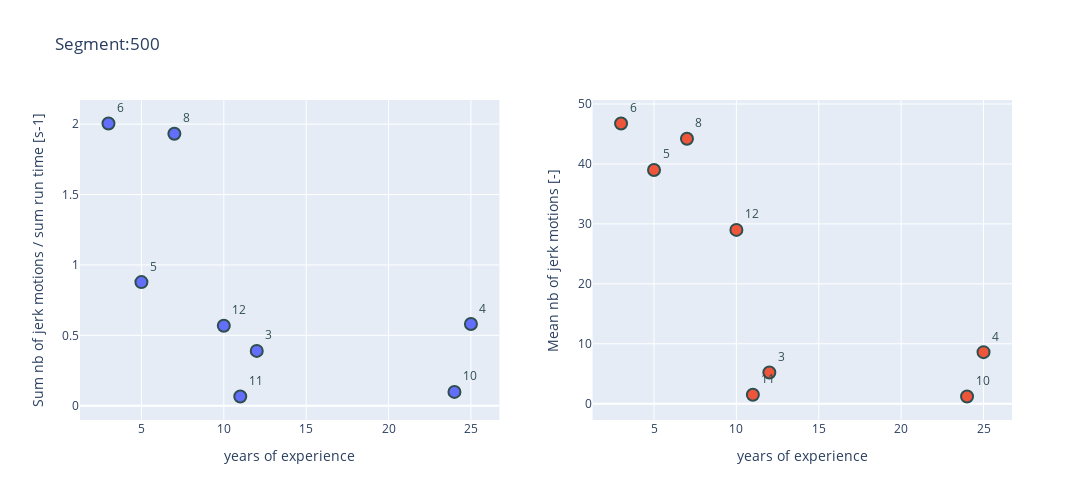
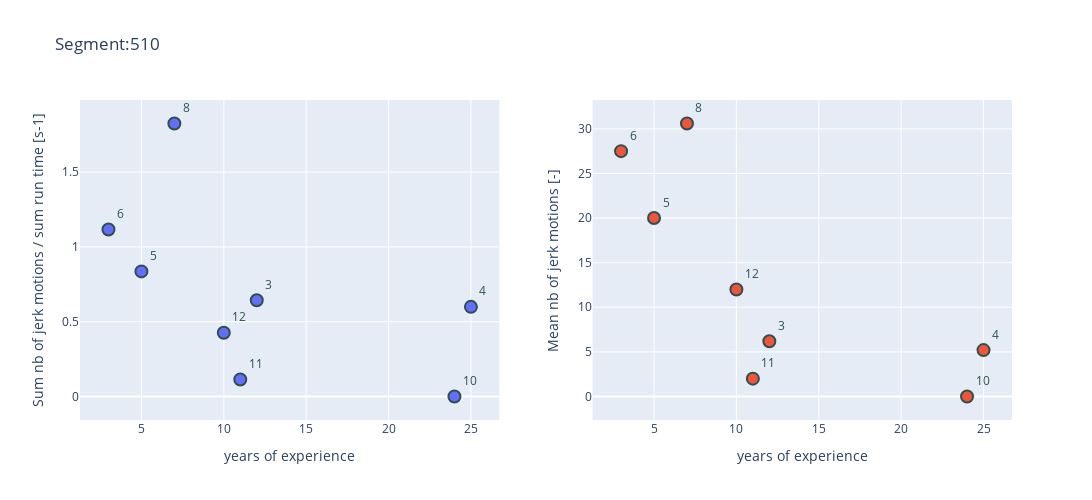
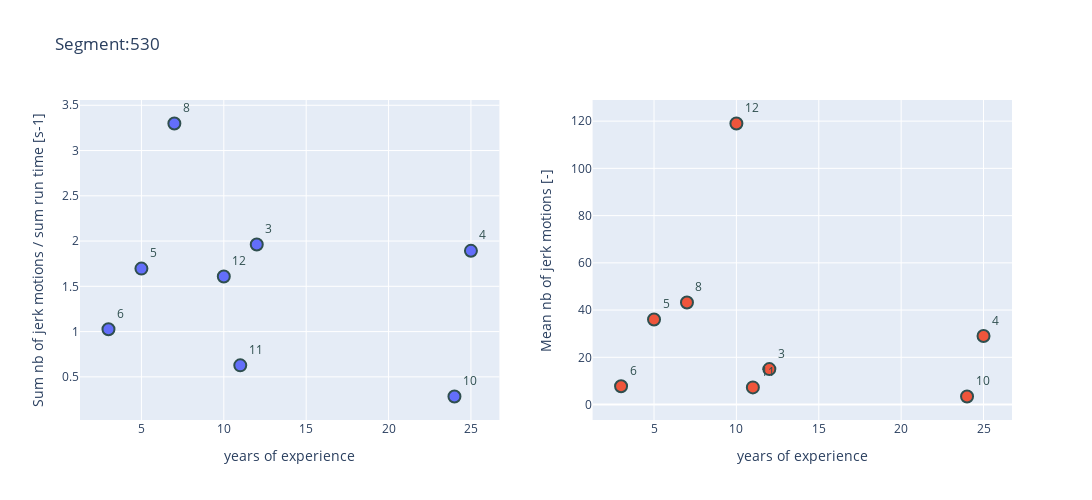
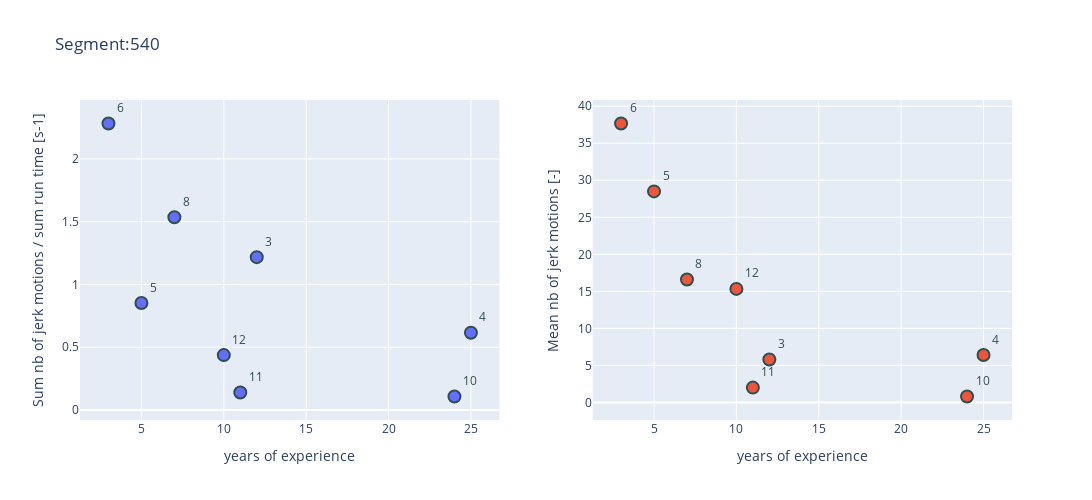

Notebook cell for these charts, in order:
### Markdown cell above
### plots jerk VS experience

### Code cell
subject_order = ['6','5','8','11','12','3','4','10']
experience_years = ['3','5','7','11','10','12','25','24']
experience_years = [3,5,7,11,10,12,25,24]



for segment in segment_list_optitrack:
    y1 = []
    y2 = []
    for subject in subject_order:
        y1.append((mean_nb_peaks_jerk[subject][segment])/(mean_duration_run[subject][segment]))
        y2.append(mean_nb_peaks_jerk[subject][segment])
          
        x= experience_years


    fig  = go.Figure()
    fig = make_subplots(rows=1, cols=2) 

    fig.add_trace(go.Scatter(y=y1, x=x, 
            text = subject_order,
            mode='markers+text',textposition='top right',textfont=dict(color='#2F4F4F'), name = "ff"),1,1)





    
    fig.add_trace(go.Scatter(y=y2, x=x, 
            text = subject_order,
            mode='markers+text',textposition='top right',textfont=dict(color='#2F4F4F'), name = None),1,2)
    

    
    fig.update_traces(
        marker_size=12,
        marker_line=dict(width=2, color='#2F4F4F'),
        selector=dict(mode='markers+text'))
    
    # Update xaxis properties
    fig.update_xaxes(title_text="years of experience", row=1, col=1)
    fig.update_xaxes(title_text="years of experience", row=1, col=2)
    fig.update_yaxes(title_text="Sum nb of jerk motions / sum run time [s-1]", row=1, col=1)
    fig.update_yaxes(title_text="Mean nb of jerk motions [-]", row=1, col=2)

    fig.update_layout(title='Segment:' + str(segment) ,
               #xaxis_title='ALI score',
               #yaxis_title='Mean nb of jerk motions [-]',
               showlegend=False,
               width=1200,
               height=500,
                         )

    #fig.update_yaxes(range=[0, 0.5])


    fig.show()
    if not os.path.exists(join(path_to_data_folder, 'PLOTS' , 'optitrack_jerk' )):
        os.makedirs(join(path_to_data_folder, 'PLOTS', 'optitrack_jerk'))
    fig.write_image(join('..', 'data_exp',  'PLOTS','optitrack_jerk', 'jerk_VS_exp_segment' + segment  +'.png'))

### Figure 1 — Plotly figure (JSON) as saved in the notebook; plotly's stock layout.template omitted (floating-point values rounded to 4 significant figures)
{"data": [{"marker": {"line": {"color": "#2F4F4F", "width": 2}, "size": 12}, "mode": "markers+text", "name": "ff", "text": ["6", "5", "8", "11", "12", "3", "4", "10"], "textfont": {"color": "#2F4F4F"}, "textposition": "top right", "type": "scatter", "x": [3, 5, 7, 11, 10, 12, 25, 24], "xaxis": "x", "y": [2.005, 0.8782, 1.932, 0.0659, 0.5679, 0.3896, 0.5806, 0.09841], "yaxis": "y"}, {"marker": {"line": {"color": "#2F4F4F", "width": 2}, "size": 12}, "mode": "markers+text", "text": ["6", "5", "8", "11", "12", "3", "4", "10"], "textfont": {"color": "#2F4F4F"}, "textposition": "top right", "type": "scatter", "x": [3, 5, 7, 11, 10, 12, 25, 24], "xaxis": "x2", "y": [46.75, 39, 44.2, 1.5, 29, 5.2, 8.6, 1.2], "yaxis": "y2"}], "layout": {"height": 500, "showlegend": false, "title": {"text": "Segment:500"}, "width": 1200, "xaxis": {"anchor": "y", "autorange": true, "domain": [0, 0.45], "range": [1.326, 26.67], "title": {"text": "years of experience"}, "type": "linear"}, "xaxis2": {"anchor": "y2", "autorange": true, "domain": [0.55, 1], "range": [1.326, 26.67], "title": {"text": "years of experience"}, "type": "linear"}, "yaxis": {"anchor": "x", "autorange": true, "domain": [0, 1], "range": [-0.101, 2.171], "title": {"text": "Sum nb of jerk motions / sum run time [s-1]"}, "type": "linear"}, "yaxis2": {"anchor": "x2", "autorange": true, "domain": [0, 1], "range": [-2.721, 50.67], "title": {"text": "Mean nb of jerk motions [-]"}, "type": "linear"}}}

### Figure 2 — Plotly figure (JSON) as saved in the notebook; plotly's stock layout.template omitted (floating-point values rounded to 4 significant figures)
{"data": [{"marker": {"line": {"color": "#2F4F4F", "width": 2}, "size": 12}, "mode": "markers+text", "name": "ff", "text": ["6", "5", "8", "11", "12", "3", "4", "10"], "textfont": {"color": "#2F4F4F"}, "textposition": "top right", "type": "scatter", "x": [3, 5, 7, 11, 10, 12, 25, 24], "xaxis": "x", "y": [1.116, 0.8364, 1.825, 0.1141, 0.4265, 0.6434, 0.5995, 0], "yaxis": "y"}, {"marker": {"line": {"color": "#2F4F4F", "width": 2}, "size": 12}, "mode": "markers+text", "text": ["6", "5", "8", "11", "12", "3", "4", "10"], "textfont": {"color": "#2F4F4F"}, "textposition": "top right", "type": "scatter", "x": [3, 5, 7, 11, 10, 12, 25, 24], "xaxis": "x2", "y": [27.5, 20, 30.6, 2, 12, 6.2, 5.2, 0], "yaxis": "y2"}], "layout": {"height": 500, "showlegend": false, "title": {"text": "Segment:510"}, "width": 1200, "xaxis": {"anchor": "y", "autorange": true, "domain": [0, 0.45], "range": [1.326, 26.67], "title": {"text": "years of experience"}, "type": "linear"}, "xaxis2": {"anchor": "y2", "autorange": true, "domain": [0.55, 1], "range": [1.326, 26.67], "title": {"text": "years of experience"}, "type": "linear"}, "yaxis": {"anchor": "x", "autorange": true, "domain": [0, 1], "range": [-0.1571, 1.982], "title": {"text": "Sum nb of jerk motions / sum run time [s-1]"}, "type": "linear"}, "yaxis2": {"anchor": "x2", "autorange": true, "domain": [0, 1], "range": [-2.634, 33.23], "title": {"text": "Mean nb of jerk motions [-]"}, "type": "linear"}}}

### Figure 3 — Plotly figure (JSON) as saved in the notebook; plotly's stock layout.template omitted (floating-point values rounded to 4 significant figures)
{"data": [{"marker": {"line": {"color": "#2F4F4F", "width": 2}, "size": 12}, "mode": "markers+text", "name": "ff", "text": ["6", "5", "8", "11", "12", "3", "4", "10"], "textfont": {"color": "#2F4F4F"}, "textposition": "top right", "type": "scatter", "x": [3, 5, 7, 11, 10, 12, 25, 24], "xaxis": "x", "y": [1.025, 1.696, 3.299, 0.627, 1.608, 1.962, 1.892, 0.2827], "yaxis": "y"}, {"marker": {"line": {"color": "#2F4F4F", "width": 2}, "size": 12}, "mode": "markers+text", "text": ["6", "5", "8", "11", "12", "3", "4", "10"], "textfont": {"color": "#2F4F4F"}, "textposition": "top right", "type": "scatter", "x": [3, 5, 7, 11, 10, 12, 25, 24], "xaxis": "x2", "y": [7.75, 36, 43.2, 7.25, 119, 15, 29, 3.4], "yaxis": "y2"}], "layout": {"height": 500, "showlegend": false, "title": {"text": "Segment:530"}, "width": 1200, "xaxis": {"anchor": "y", "autorange": true, "domain": [0, 0.45], "range": [1.326, 26.67], "title": {"text": "years of experience"}, "type": "linear"}, "xaxis2": {"anchor": "y2", "autorange": true, "domain": [0.55, 1], "range": [1.326, 26.67], "title": {"text": "years of experience"}, "type": "linear"}, "yaxis": {"anchor": "x", "autorange": true, "domain": [0, 1], "range": [0.02311, 3.558], "title": {"text": "Sum nb of jerk motions / sum run time [s-1]"}, "type": "linear"}, "yaxis2": {"anchor": "x2", "autorange": true, "domain": [0, 1], "range": [-6.551, 129.0], "title": {"text": "Mean nb of jerk motions [-]"}, "type": "linear"}}}

### Figure 4 — Plotly figure (JSON) as saved in the notebook; plotly's stock layout.template omitted (floating-point values rounded to 4 significant figures)
{"data": [{"marker": {"line": {"color": "#2F4F4F", "width": 2}, "size": 12}, "mode": "markers+text", "name": "ff", "text": ["6", "5", "8", "11", "12", "3", "4", "10"], "textfont": {"color": "#2F4F4F"}, "textposition": "top right", "type": "scatter", "x": [3, 5, 7, 11, 10, 12, 25, 24], "xaxis": "x", "y": [2.282, 0.8522, 1.535, 0.1401, 0.4376, 1.217, 0.615, 0.1078], "yaxis": "y"}, {"marker": {"line": {"color": "#2F4F4F", "width": 2}, "size": 12}, "mode": "markers+text", "text": ["6", "5", "8", "11", "12", "3", "4", "10"], "textfont": {"color": "#2F4F4F"}, "textposition": "top right", "type": "scatter", "x": [3, 5, 7, 11, 10, 12, 25, 24], "xaxis": "x2", "y": [37.67, 28.5, 16.6, 2, 15.33, 5.8, 6.4, 0.8], "yaxis": "y2"}], "layout": {"height": 500, "showlegend": false, "title": {"text": "Segment:540"}, "width": 1200, "xaxis": {"anchor": "y", "autorange": true, "domain": [0, 0.45], "range": [1.326, 26.67], "title": {"text": "years of experience"}, "type": "linear"}, "xaxis2": {"anchor": "y2", "autorange": true, "domain": [0.55, 1], "range": [1.326, 26.67], "title": {"text": "years of experience"}, "type": "linear"}, "yaxis": {"anchor": "x", "autorange": true, "domain": [0, 1], "range": [-0.07931, 2.469], "title": {"text": "Sum nb of jerk motions / sum run time [s-1]"}, "type": "linear"}, "yaxis2": {"anchor": "x2", "autorange": true, "domain": [0, 1], "range": [-2.374, 40.84], "title": {"text": "Mean nb of jerk motions [-]"}, "type": "linear"}}}
